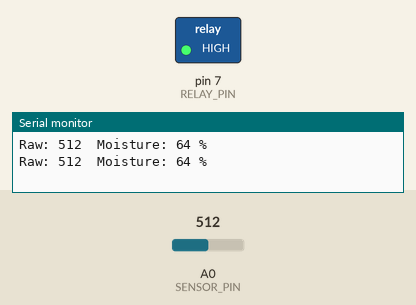
Recording of a sketch running on a simulated Arduino Uno, built with avr-gcc and run on an emulated ATmega328P. Shown: switched loads named in the sketch (green lamp = pin HIGH), the last lines printed to the serial monitor. The inputs (shaded band) are chosen by the test bench; at power-on: A0 (SENSOR_PIN) = 512.

Above: at 2.8 s.
2.9 s: A0 (SENSOR_PIN) set to 633
5.6 s: A0 (SENSOR_PIN) set to 651
At 7.4 s:
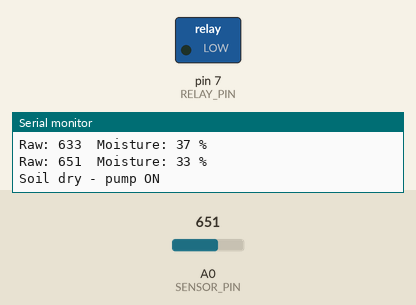
Timing chart, 0 to 12.5 s (numbered marks = the images above; inputs shaded):
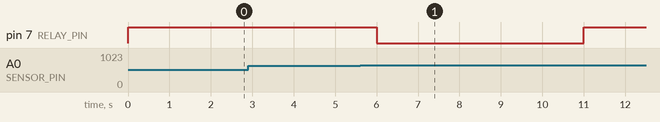

The sketch:

automatic_sketch.ino
```cpp
// ElectroDai - Automatic plant watering
// Soil sensor AO -> A0, relay IN -> D7

const int SENSOR_PIN = A0;
const int RELAY_PIN = 7;

// Calibration: put YOUR readings here (see Serial Monitor)
const int DRY_VALUE = 800;   // reading in air or very dry soil
const int WET_VALUE = 350;   // reading in a glass of water

const int START_BELOW_PERCENT = 35;       // water when moisture is below 35 %
const unsigned long PUMP_MAX_MS = 5000;   // pump runs 5 s at most
const unsigned long REST_MS = 60000;      // wait 60 s before checking again

const bool RELAY_ACTIVE_LOW = true;       // most relay modules are active LOW

void pump(bool on) {
  bool level = RELAY_ACTIVE_LOW ? !on : on;
  digitalWrite(RELAY_PIN, level ? HIGH : LOW);
}

int readMoisturePercent(int raw) {
  // Convert to 0-100 %. map() works in either direction.
  int percent = map(raw, DRY_VALUE, WET_VALUE, 0, 100);
  return constrain(percent, 0, 100);
}

void setup() {
  pump(false);                  // preset the inactive output level on the Uno
  pinMode(RELAY_PIN, OUTPUT);
  Serial.begin(9600);
}

void loop() {
  int raw = analogRead(SENSOR_PIN);
  if (DRY_VALUE == WET_VALUE) {
    pump(false);
    Serial.println("Calibration error: dry and wet values must differ");
    delay(2000);
    return;
  }
  int percent = readMoisturePercent(raw);
  Serial.print("Raw: ");
  Serial.print(raw);
  Serial.print("  Moisture: ");
  Serial.print(percent);
  Serial.println(" %");

  if (percent < START_BELOW_PERCENT) {
    Serial.println("Soil dry - pump ON");
    pump(true);
    delay(PUMP_MAX_MS);         // short, fixed watering time
    pump(false);
    Serial.println("Pump OFF - resting");
    delay(REST_MS);             // let water soak in
  } else {
    delay(2000);
  }
}
```

Measured:
- the behaviour switches between 642 and 643 on A0 (SENSOR_PIN) (found by bisection; images 0 and 1)
- after the input at 5.6 s, pin 7 (RELAY_PIN): HIGH → LOW after 0.40 s, → HIGH 5.0 s later
